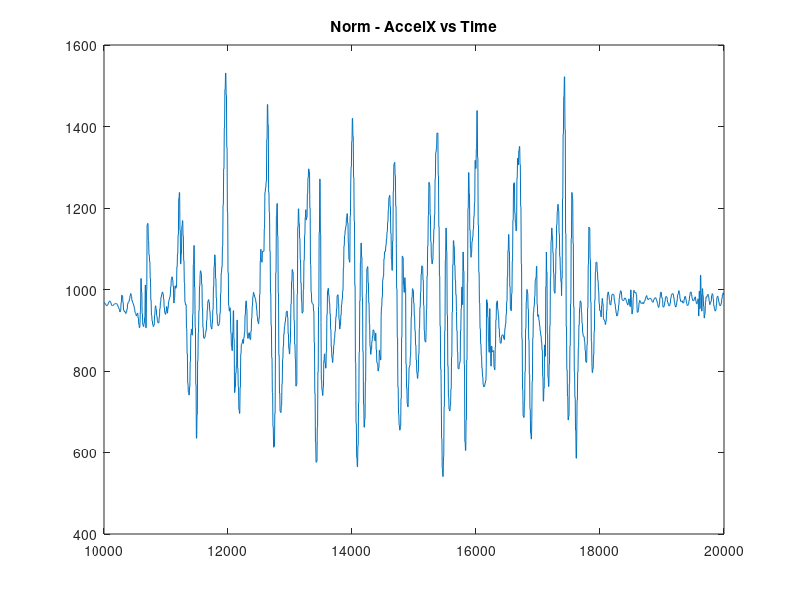
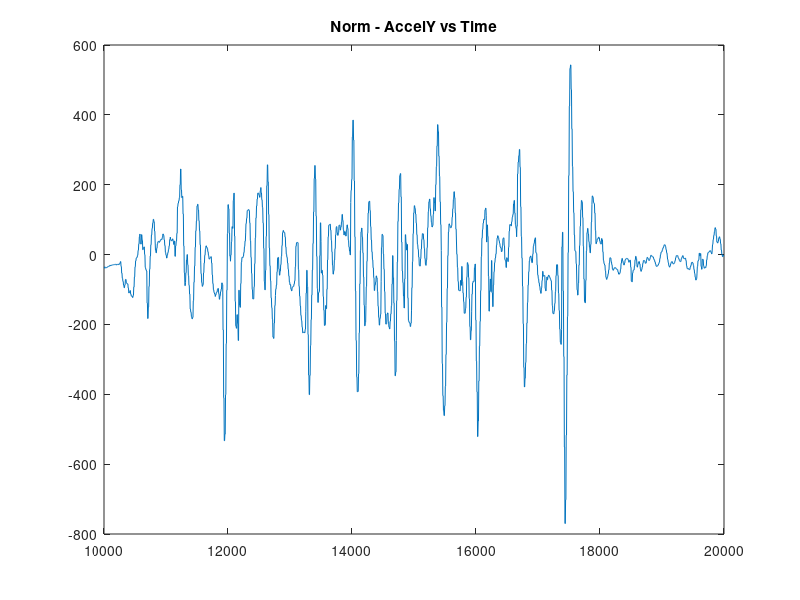
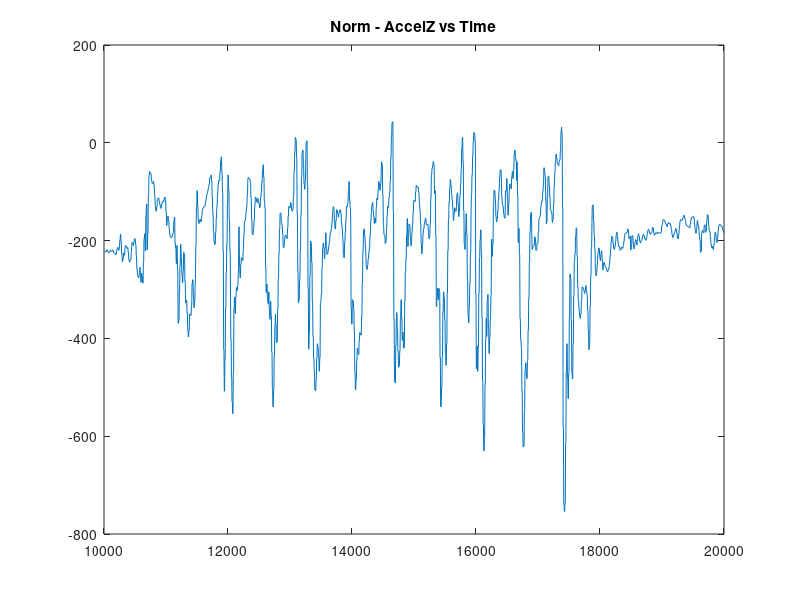
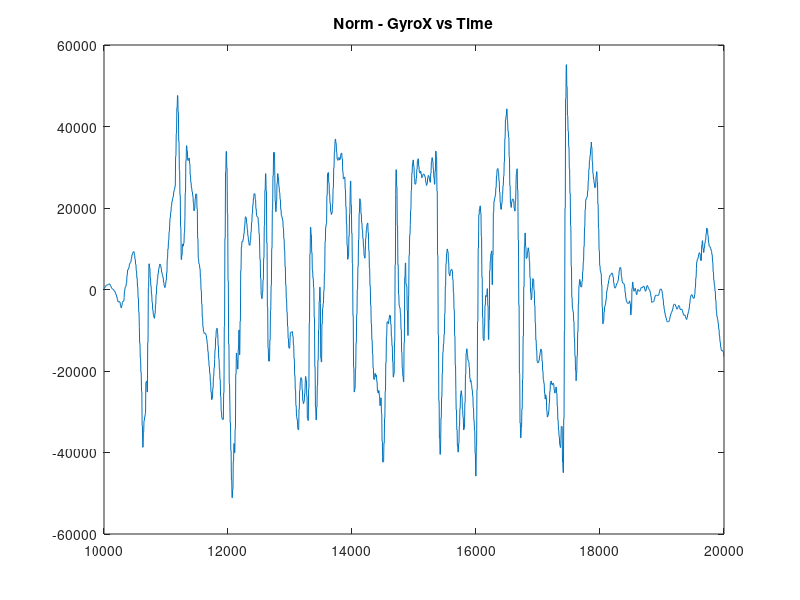

MATLAB code to generate these figures, in order:
%% Initialization
clear ; close all; clc
% clear anything you might have


fprintf('Program paused. Starting MCS Press enter to continue.\n');
pause;

%makes sure nothing half-loads

fprintf('Plotting Test Data ...\n')
data = load('normalTrim.csv'); %import dataset
data2 = load('ascentTrim.csv'); %import dataset

%normalTrim
time = data(:, 1);
AX = data(:, 2);
AY = data(:, 3);
AZ = data(:, 4);
GX = data(:, 5);
GY = data(:, 6);
GZ = data(:, 7);

%ascent
time2 = data2(:, 1);
AX2 = data2(:, 2);
AY2 = data2(:, 3);
AZ2 = data2(:, 4);
GX2 = data2(:, 5);
GY2 = data2(:, 6);
GZ2 = data2(:, 7);

%from walkF.txt, dedicate each column to a variable

%--------------NORMAL WALK
figure 
plot(time, AX);  
title('Norm - AccelX vs Time')

figure 
plot(time, AY); 
title('Norm - AccelY vs Time')

figure 
plot(time, AZ); 
title('Norm - AccelZ vs Time')

figure 
plot(time, GX); 
title('Norm - GyroX vs Time')

figure 
plot(time, GY); 
title('Norm - GyroY vs Time')

figure 
plot(time, GZ); 
title('Norm - GyroZ vs Time')

figure
plot(time, AX);
hold on
plot(time, AY);
hold on
plot(time, AZ);
title('Norm - Accel ALL vs Time')

figure 
plot(time, GX); 
hold on
plot(time, GY); 
hold on
plot(time, GZ); 
title('Norm - Gyro ALL vs Time')

%--------------ASCENT WALK
figure 
plot(time2, AX2);  
title('Ascent - AccelX vs Time')

figure 
plot(time2, AY2); 
title('Ascent - AccelY vs Time')

figure 
plot(time2, AZ2); 
title('Ascent - AccelZ vs Time')

figure 
plot(time2, GX2); 
title('Ascent - GyroX vs Time')

figure 
plot(time2, GY2); 
title('Ascent - GyroY vs Time')

figure 
plot(time2, GZ2); 
title('Ascent - GyroZ vs Time')

figure
plot(time2, AX2);
hold on
plot(time2, AY2);
hold on
plot(time2, AZ2);
title('Ascent - Accel ALL vs Time')

figure 
plot(time2, GX2); 
hold on
plot(time2, GY2); 
hold on
plot(time2, GZ2); 
title('Ascent - Gyro ALL vs Time')

%--------------Individual Feature Comparisons

figure 
plot(time, AX); 
hold on
plot(time2, AX2);
title('AccelX vs Time')

figure 
plot(time, AY); 
hold on
plot(time2, AY2);
title('AccelY vs Time')

figure 
plot(time, AZ); 
hold on
plot(time2, AZ2);
title('AccelZ vs Time')

figure 
plot(time, GX); 
hold on
plot(time2, GX2);
title('GyroX vs Time')

figure 
plot(time, GY); 
hold on
plot(time2, GY2);
title('GyroY vs Time')

figure 
plot(time, GZ); 
hold on
plot(time2, GZ2);
title('GyroZ vs Time')

%--------------Miscellaneous Feature Comparisons




%hold on allows you to graph multiple things


